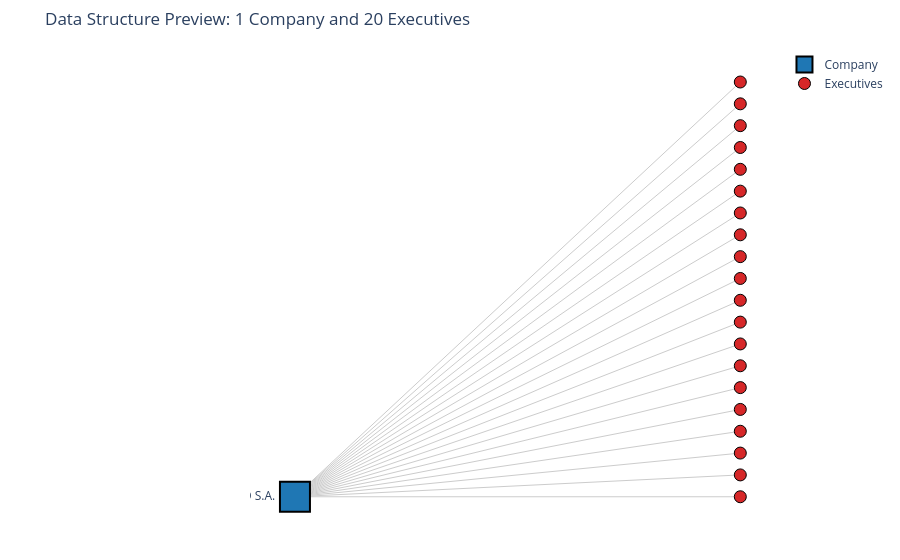

This figure's notebook cell:
### Code cell
# ==============================================================================
# Sample Visualization: Bipartite Data Structure Preview (1 Company, 20 Executives)
# ==============================================================================
import networkx as nx
import plotly.graph_objects as go

# 1. Select a small sample: 1 company and exactly 20 of its executives
# We pick the company with the most executives to ensure we have enough data
top_company = board_df['Company_Name'].value_counts().index[0]
df_sample = board_df[board_df['Company_Name'] == top_company].head(20)

# 2. Build the sample bipartite graph
B_sample = nx.Graph()
exec_sample_nodes = df_sample['Person_Name'].unique()
comp_sample_nodes = [top_company]

B_sample.add_nodes_from(exec_sample_nodes, bipartite=0) # Executives
B_sample.add_nodes_from(comp_sample_nodes, bipartite=1) # Company
B_sample.add_edges_from(df_sample[['Person_Name', 'Company_Name']].values)

# 3. Create a strict Bipartite Layout (Company on left, Executives on right)
pos_sample = nx.bipartite_layout(B_sample, nodes=comp_sample_nodes)

# 4. Create edges traces
edge_x, edge_y = [], []
for u, v in B_sample.edges():
    x0, y0 = pos_sample[u]
    x1, y1 = pos_sample[v]
    edge_x.extend([x0, x1, None])
    edge_y.extend([y0, y1, None])

trace_edges = go.Scatter(
    x=edge_x, y=edge_y, mode='lines',
    line=dict(width=1, color='#cccccc'),
    hoverinfo='none', showlegend=False
)

# 5. Create Company trace
comp_x = [pos_sample[node][0] for node in comp_sample_nodes]
comp_y = [pos_sample[node][1] for node in comp_sample_nodes]
comp_text = [f"<b>Company:</b> {node}<br><b>Executives shown:</b> {B_sample.degree(node)}" for node in comp_sample_nodes]

trace_comp = go.Scatter(
    x=comp_x, y=comp_y, mode='markers+text', text=comp_sample_nodes, textposition="middle left",
    hoverinfo='text', hovertext=comp_text,
    marker=dict(size=30, symbol='square', color='#1f77b4', line=dict(width=2, color='black')), 
    name='Company'
)

# 6. Create Executives traces
exec_x = [pos_sample[node][0] for node in exec_sample_nodes]
exec_y = [pos_sample[node][1] for node in exec_sample_nodes]
exec_text = [f"<b>Executive:</b> {node}" for node in exec_sample_nodes]

trace_exec = go.Scatter(
    x=exec_x, y=exec_y, mode='markers', 
    hoverinfo='text', hovertext=exec_text,
    marker=dict(size=12, color='#d62728', line=dict(width=1, color='black')), 
    name='Executives'
)

# 7. Render Interactive Plot
fig_sample = go.Figure(data=[trace_edges, trace_comp, trace_exec])
fig_sample.update_layout(
    title="Data Structure Preview: 1 Company and 20 Executives",
    plot_bgcolor='white',
    xaxis=dict(visible=False), yaxis=dict(visible=False),
    margin=dict(t=50, b=20, l=250, r=20), # Increased left margin to fit the company name
    hovermode='closest'
)

fig_sample.show()

### Figure 1 — Plotly figure (JSON) as saved in the notebook; plotly's stock layout.template omitted (floating-point values rounded to 4 significant figures)
{"data": [{"hoverinfo": "none", "line": {"color": "#cccccc", "width": 1}, "mode": "lines", "showlegend": false, "type": "scatter", "x": [0.05, -1, null, 0.05, -1, null, 0.05, -1, null, 0.05, -1, null, 0.05, -1, null, 0.05, -1, null, 0.05, -1, null, 0.05, -1, null, 0.05, -1, null, 0.05, -1, null, 0.05, -1, null, 0.05, -1, null, 0.05, -1, null, 0.05, -1, null, 0.05, -1, null, 0.05, -1, null, 0.05, -1, null, 0.05, -1, null, 0.05, -1, null, 0.05, -1, null], "y": [-0.375, -0.375, null, -0.3336, -0.375, null, -0.2921, -0.375, null, -0.2507, -0.375, null, -0.2092, -0.375, null, -0.1678, -0.375, null, -0.1263, -0.375, null, -0.08487, -0.375, null, -0.04342, -0.375, null, -0.001974, -0.375, null, 0.03947, -0.375, null, 0.08092, -0.375, null, 0.1224, -0.375, null, 0.1638, -0.375, null, 0.2053, -0.375, null, 0.2467, -0.375, null, 0.2882, -0.375, null, 0.3296, -0.375, null, 0.3711, -0.375, null, 0.4125, -0.375, null]}, {"hoverinfo": "text", "hovertext": ["<b>Company:</b> BCO BRADESCO S.A.<br><b>Executives shown:</b> 20"], "marker": {"color": "#1f77b4", "line": {"color": "black", "width": 2}, "size": 30, "symbol": "square"}, "mode": "markers+text", "name": "Company", "text": ["BCO BRADESCO S.A."], "textposition": "middle left", "type": "scatter", "x": [-1], "y": [-0.375]}, {"hoverinfo": "text", "hovertext": ["<b>Executive:</b> MARCOS VALÉRIO TESCAROLO", "<b>Executive:</b> NAIRO JOSÉ MARTINELLI VIDAL JÚNIOR", "<b>Executive:</b> ROBERTO FRANÇA", "<b>Executive:</b> RÚBIA BECKER", "<b>Executive:</b> RENATA GEISER MANTARRO", "<b>Executive:</b> ALTAIR LUIZ GUARDA", "<b>Executive:</b> JULIO CARDOSO PAIXÃO", "<b>Executive:</b> ROMERO GOMES DE ALBUQUERQUE", "<b>Executive:</b> AMADEU EMILIO SUTER NETO", "<b>Executive:</b> OSWALDO TADEU FERNANDES", "<b>Executive:</b> CASSIANO RICARDO SCARPELLI", "<b>Executive:</b> ANDRÉ FERREIRA GOMES", "<b>Executive:</b> MARCOS DANIEL BOLL", "<b>Executive:</b> TELMA MARIA DOS SANTOS CALURA", "<b>Executive:</b> JOSÉ LEANDRO BORGES", "<b>Executive:</b> ALEXANDRE PANICO", "<b>Executive:</b> RUY CELSO ROSA FILHO", "<b>Executive:</b> DEBORAH D'AVILA PEREIRA CAMPANI SANTANA", "<b>Executive:</b> ANDRÉ LUIS DUARTE DE OLIVEIRA", "<b>Executive:</b> JULIANO RIBEIRO MARCÍLIO"], "marker": {"color": "#d62728", "line": {"color": "black", "width": 1}, "size": 12}, "mode": "markers", "name": "Executives", "type": "scatter", "x": [0.05, 0.05, 0.05, 0.05, 0.05, 0.05, 0.05, 0.05, 0.05, 0.05, 0.05, 0.05, 0.05, 0.05, 0.05, 0.05, 0.05, 0.05, 0.05, 0.05], "y": [-0.375, -0.3336, -0.2921, -0.2507, -0.2092, -0.1678, -0.1263, -0.08487, -0.04342, -0.001974, 0.03947, 0.08092, 0.1224, 0.1638, 0.2053, 0.2467, 0.2882, 0.3296, 0.3711, 0.4125]}], "layout": {"hovermode": "closest", "margin": {"b": 20, "l": 250, "r": 20, "t": 50}, "plot_bgcolor": "white", "title": {"text": "Data Structure Preview: 1 Company and 20 Executives"}, "xaxis": {"visible": false}, "yaxis": {"visible": false}}}
